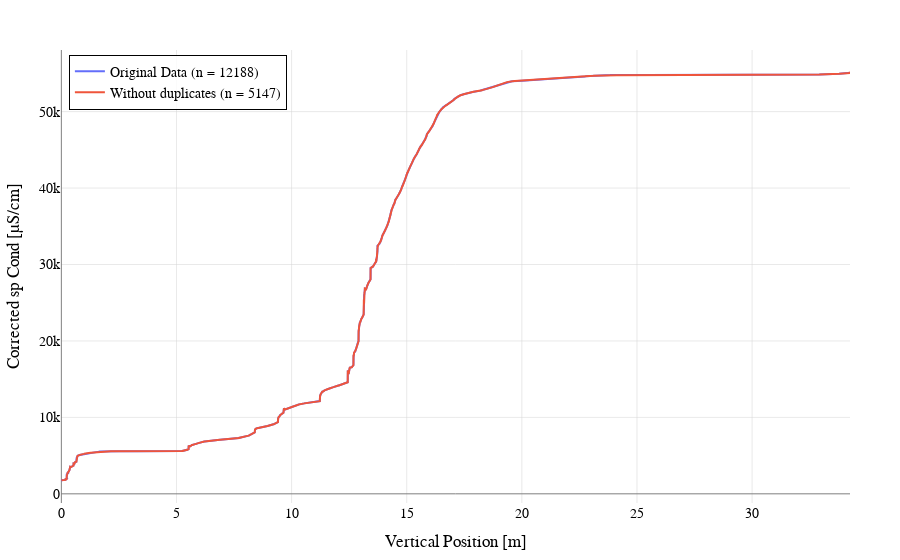

The notebook cell this image was saved under:
### Code cell
plots.plot_data(x_row, y_row, 
                secondary_x=x_ave, secondary_y=y_ave,
                trace_names=['Original Data', 'Without duplicates']
                )

### Figure 1 — Plotly figure (JSON) as saved in the notebook; plotly's stock layout.template omitted (floating-point values rounded to 4 significant figures; data arrays with more than 128 entries replaced by an {"elided": "..."} marker saying what was removed)
{"data": [{"mode": "lines", "name": "Original Data (n = 12188)", "type": "scatter", "x": {"elided": "12188 float values"}, "y": {"elided": "12188 float values"}}, {"mode": "lines", "name": "Without duplicates (n = 5147)", "type": "scatter", "x": {"elided": "5147 float values"}, "y": {"elided": "5147 float values"}}], "layout": {"font": {"color": "black", "family": "Arial, sans-serif", "size": 14}, "legend": {"bgcolor": "rgba(255, 255, 255, 0.8)", "bordercolor": "black", "borderwidth": 1, "x": 0.01, "xanchor": "left", "y": 0.99, "yanchor": "top"}, "margin": {"b": 50, "l": 50, "r": 50, "t": 50}, "title": {"text": "", "x": 0.5, "xanchor": "center", "y": 0.95, "yanchor": "top"}, "xaxis": {"gridcolor": "LightGray", "gridwidth": 0.5, "showgrid": true, "title": {"text": "Vertical Position [m]"}, "zeroline": true, "zerolinecolor": "Gray", "zerolinewidth": 1}, "yaxis": {"gridcolor": "LightGray", "gridwidth": 0.5, "showgrid": true, "title": {"text": "Corrected sp Cond [µS/cm]"}, "zeroline": true, "zerolinecolor": "Gray", "zerolinewidth": 1}}}
